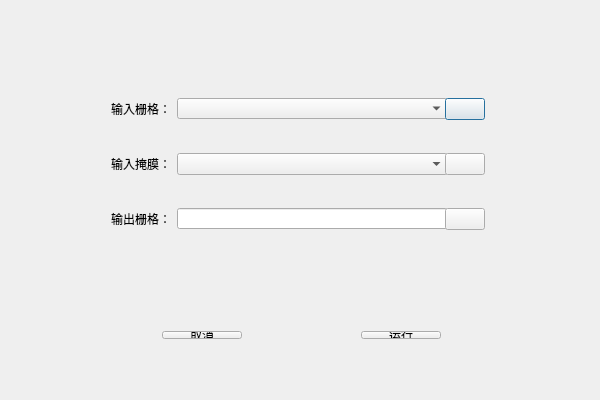
<?xml version="1.0" encoding="UTF-8"?>
<ui version="4.0">
 <class>MaskExtractClass</class>
 <widget class="QDialog" name="MaskExtractClass">
  <property name="geometry">
   <rect>
    <x>0</x>
    <y>0</y>
    <width>600</width>
    <height>400</height>
   </rect>
  </property>
  <property name="windowTitle">
   <string>MaskExtract</string>
  </property>
  <widget class="QWidget" name="">
   <property name="geometry">
    <rect>
     <x>100</x>
     <y>60</y>
     <width>396</width>
     <height>211</height>
    </rect>
   </property>
   <layout class="QVBoxLayout" name="verticalLayout">
    <item>
     <layout class="QHBoxLayout" name="horizontalLayout">
      <item>
       <widget class="QLabel" name="label">
        <property name="text">
         <string>输入栅格：</string>
        </property>
       </widget>
      </item>
      <item>
       <widget class="QComboBox" name="inputCombo">
        <property name="minimumSize">
         <size>
          <width>271</width>
          <height>21</height>
         </size>
        </property>
        <property name="maximumSize">
         <size>
          <width>271</width>
          <height>21</height>
         </size>
        </property>
       </widget>
      </item>
      <item>
       <widget class="QPushButton" name="inputFileBtn">
        <property name="text">
         <string/>
        </property>
        <property name="icon">
         <iconset resource="TigerGIS.qrc">
          <normaloff>:/TigerGIS/res/folderOpen.png</normaloff>:/TigerGIS/res/folderOpen.png</iconset>
        </property>
       </widget>
      </item>
     </layout>
    </item>
    <item>
     <layout class="QHBoxLayout" name="horizontalLayout_2">
      <item>
       <widget class="QLabel" name="label_2">
        <property name="text">
         <string>输入掩膜：</string>
        </property>
       </widget>
      </item>
      <item>
       <widget class="QComboBox" name="maskCombo">
        <property name="minimumSize">
         <size>
          <width>271</width>
          <height>22</height>
         </size>
        </property>
        <property name="maximumSize">
         <size>
          <width>271</width>
          <height>22</height>
         </size>
        </property>
       </widget>
      </item>
      <item>
       <widget class="QPushButton" name="maskFileBtn">
        <property name="text">
         <string/>
        </property>
        <property name="icon">
         <iconset resource="TigerGIS.qrc">
          <normaloff>:/TigerGIS/res/folderOpen.png</normaloff>:/TigerGIS/res/folderOpen.png</iconset>
        </property>
       </widget>
      </item>
     </layout>
    </item>
    <item>
     <layout class="QHBoxLayout" name="horizontalLayout_3">
      <item>
       <widget class="QLabel" name="label_3">
        <property name="text">
         <string>输出栅格：</string>
        </property>
       </widget>
      </item>
      <item>
       <widget class="QLineEdit" name="outputEdit">
        <property name="minimumSize">
         <size>
          <width>271</width>
          <height>21</height>
         </size>
        </property>
        <property name="maximumSize">
         <size>
          <width>271</width>
          <height>21</height>
         </size>
        </property>
       </widget>
      </item>
      <item>
       <widget class="QPushButton" name="outputFileBtn">
        <property name="text">
         <string/>
        </property>
        <property name="icon">
         <iconset resource="TigerGIS.qrc">
          <normaloff>:/TigerGIS/res/folderOpen.png</normaloff>:/TigerGIS/res/folderOpen.png</iconset>
        </property>
       </widget>
      </item>
     </layout>
    </item>
   </layout>
  </widget>
  <widget class="QWidget" name="">
   <property name="geometry">
    <rect>
     <x>151</x>
     <y>320</y>
     <width>301</width>
     <height>30</height>
    </rect>
   </property>
   <layout class="QHBoxLayout" name="horizontalLayout_4">
    <item>
     <widget class="QPushButton" name="cancelBtn">
      <property name="text">
       <string>取消</string>
      </property>
     </widget>
    </item>
    <item>
     <spacer name="horizontalSpacer">
      <property name="orientation">
       <enum>Qt::Horizontal</enum>
      </property>
      <property name="sizeHint" stdset="0">
       <size>
        <width>40</width>
        <height>20</height>
       </size>
      </property>
     </spacer>
    </item>
    <item>
     <widget class="QPushButton" name="conductBtn">
      <property name="text">
       <string>运行</string>
      </property>
     </widget>
    </item>
   </layout>
  </widget>
 </widget>
 <layoutdefault spacing="6" margin="11"/>
 <resources>
  <include location="TigerGIS.qrc"/>
 </resources>
 <connections/>
</ui>
